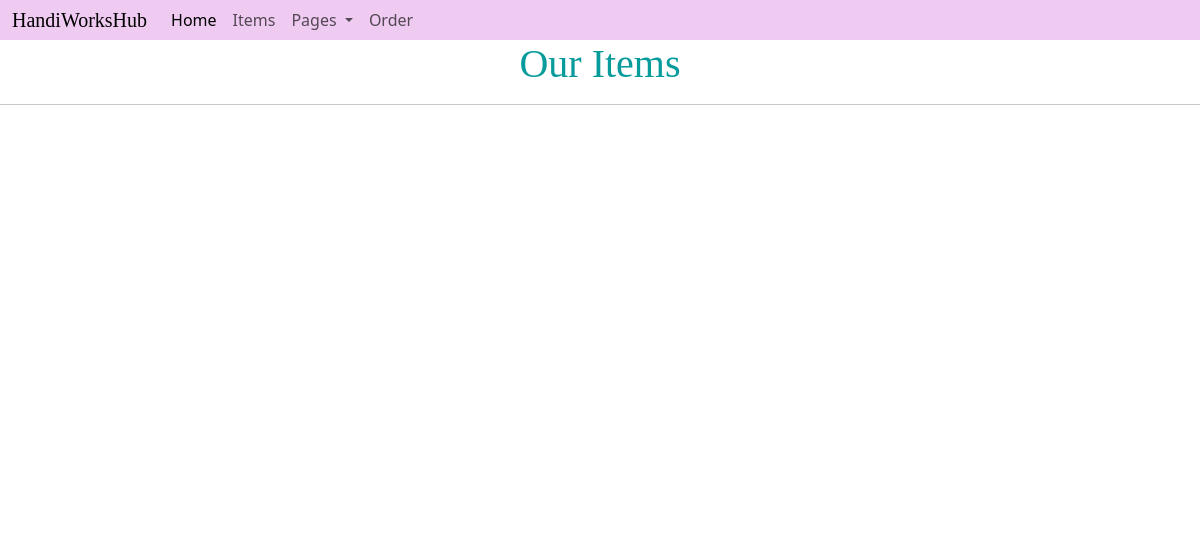
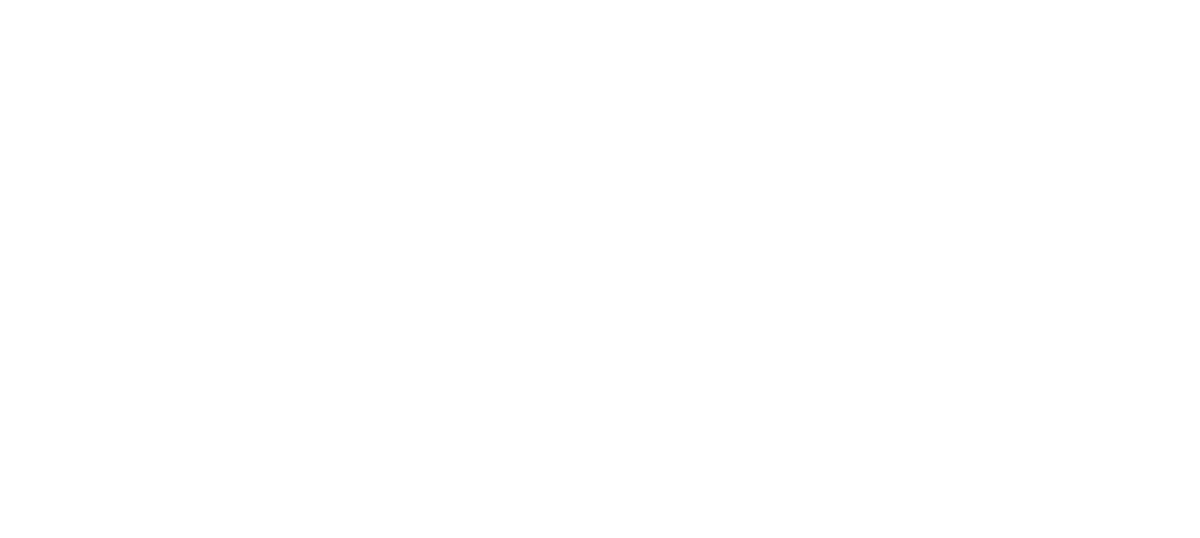
The page /shop/ (upper part) on the database as committed earlier (2 pictures, top to bottom).
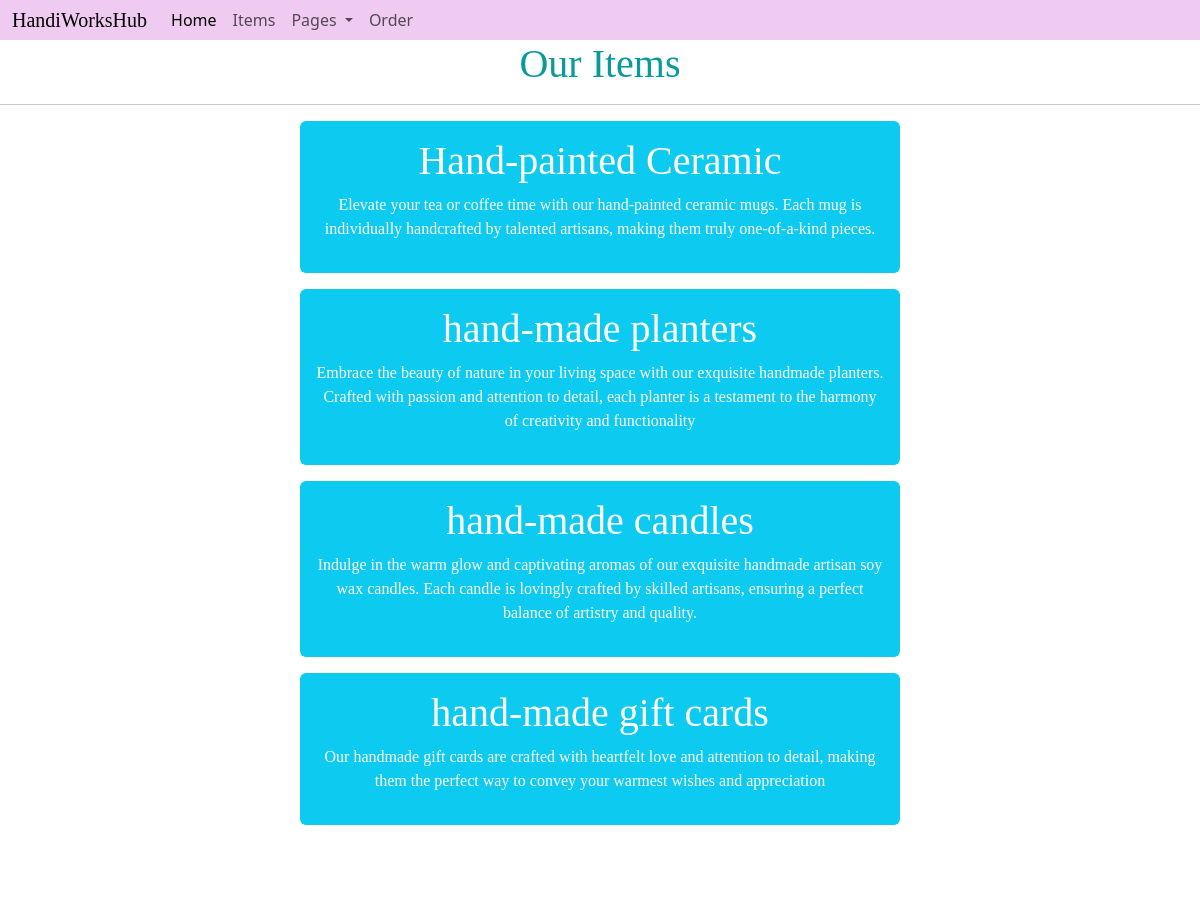
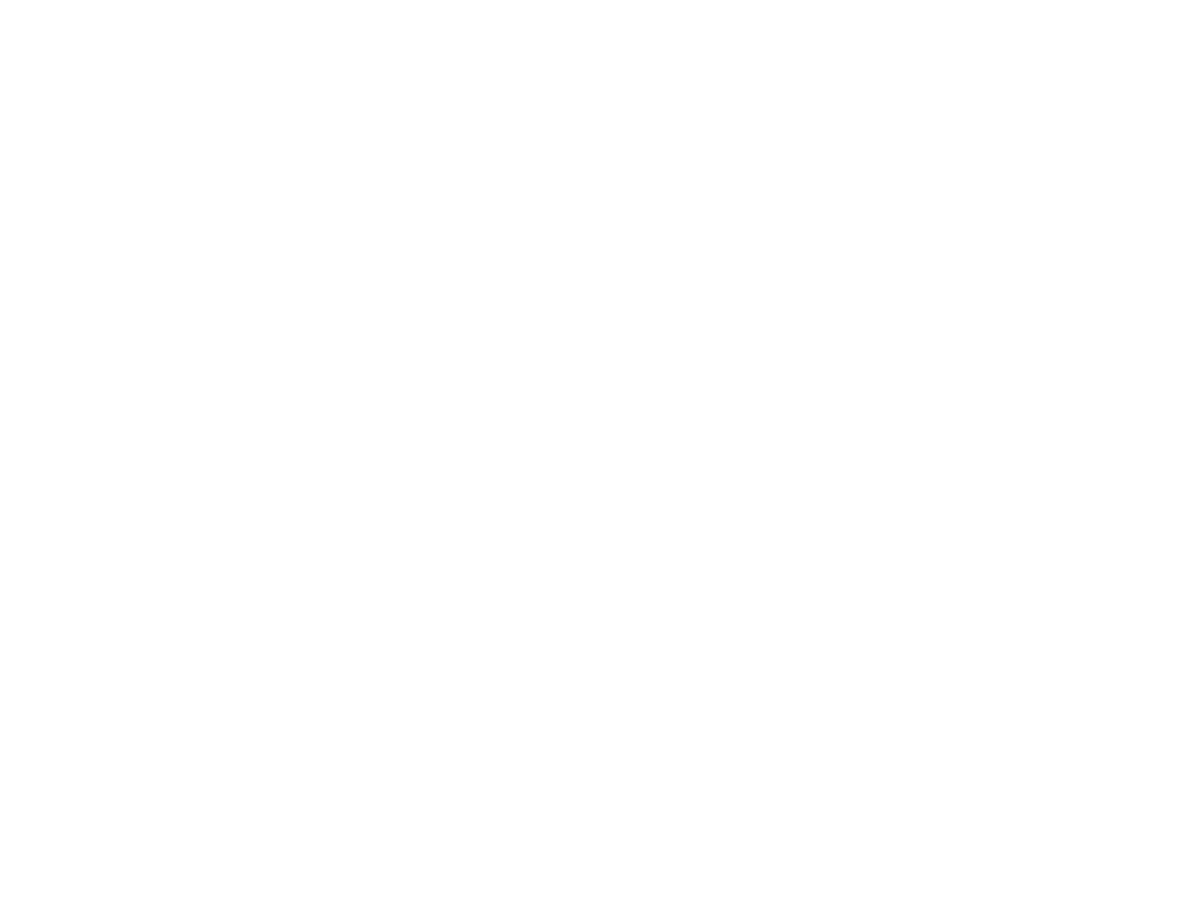
The same page on the database as committed later (2 pictures, top to bottom).
### home/models.py (models this page shows, shortened)
class items(models.Model):
    item_name=models.CharField(max_length=20)
    items_description=models.TextField()

### home/views.py (the view)
# urls.py: path('shop/', views.shop,name='shop'),
def shop(request):
    item_dict={
        'item_key':items.objects.all()
    }
    return render(request,'shop.html',item_dict)

### templates/shop.html (shortened to what this page needs)
{% extends 'base.html' %}
{% block content %}
<h1 style="font-family: cursive;text-align: center;color: rgb(7, 155, 155);">Our Items</h1>
<hr>
{% for i in item_key %}
<div class="mx-auto w-50 bg-info text-center text-white p-3 my-3 rounded" style="font-family: cursive;">
    <h1>{{i.item_name}}</h1>
    <p>{{i.items_description}}</p>
</div>
{% endfor %}
{% endblock %}

Rows that differ between the two databases and show on the page:
added items: item_name "Hand-painted Ceramic", items_description "Elevate your tea or coffee time with our hand-painted ceramic mugs. Each mug is individually handcrafted by talented artisans, making them truly one-of-a-kind pieces."
added items: item_name "hand-made planters", items_description "Embrace the beauty of nature in your living space with our exquisite handmade planters. Crafted with passion and attention to detail, each planter is a testament to the harmony of creativity and functionality"
added items: item_name "hand-made candles", items_description "Indulge in the warm glow and captivating aromas of our exquisite handmade artisan soy wax candles. Each candle is lovingly crafted by skilled artisans, ensuring a perfect balance of artistry and quality."
added items: item_name "hand-made gift cards", items_description "Our handmade gift cards are crafted with heartfelt love and attention to detail, making them the perfect way to convey your warmest wishes and appreciation"
